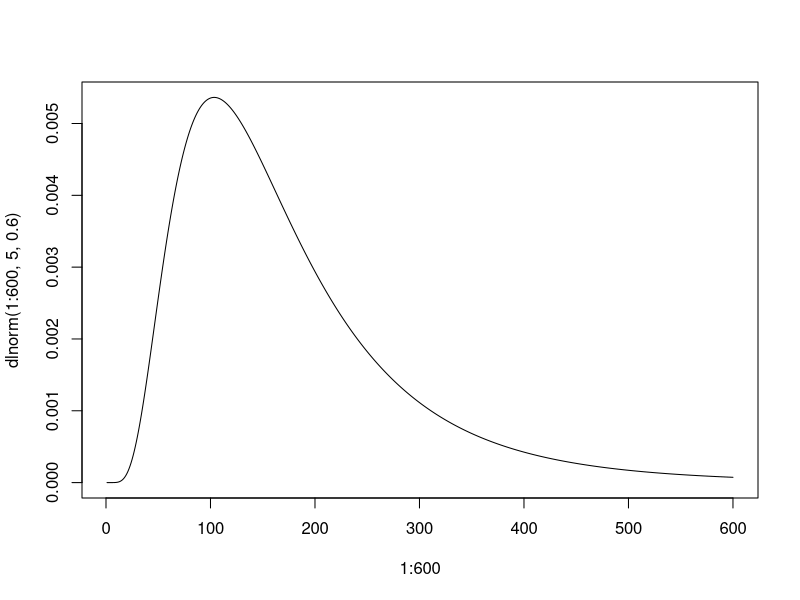

This chart was generated by the following R code: (Note: this script raises an error after producing the figure.)
# NOTE: To-do --------------------
#  Current funnel plot looks preposterous. How do I fix it?
# One possibility: distribution is too restricted in range on n.
# 2nd possibility: publication should favor z>0 over z<0
# 3rd possibility: perhaps I'm going about this backwards by simulating
#   k studies to get some random number of published results.
#   Should I instead start with k published results?
# END: To-do ---------------------

library(metafor)
library(dplyr)
# Loss function for Simonsohn's p-curve
# borrowed in turn from Lakens blog post
# does this mean I have to do everything in d?
loss=function(t_obs,df_obs,d_est) {  
  ncp_est=sqrt((df_obs+2)/4)*d_est
  tc=qt(.975,df_obs)              
  power_est=1-pt(tc,df_obs,ncp_est)
  p_larger=pt(t_obs,df=df_obs,ncp=ncp_est)  
  ppr=(p_larger-(1-power_est))/power_est 	
  KSD=ks.test(ppr,punif)$statistic       	
  return(KSD)     
}

# Select true effect size (Fisher's z)
z = 0
# Select degree of heterogeneity
sd = 0
# Select number of tests
k = 300
# Select average sample size and negbinom dispersion parameter
  # Note meanlog param gives median sample size
plot(1:600, dlnorm(1:600, 5, .6), typ='l')
n_median = 80
n_sd = .6
# Select probability of null or negative result being censored
# This isn't so simple either:
  # I think sig results get published with small n, but
  # nonsig results only get published with larger n
  # Note that in lieu of some p-hacking mechanism, 
    # p_censor will have to be quite large to account for base rate!
  # Simplest to say that p_censor includes self-censorship of null analyses
    # e.g. p-hacking away analyses that didn't turn out.
p_censor = .99

# Begin data frame by generating study sizes
temp = data.frame("size" = rlnorm(k, meanlog = log(n_median), 
                                   sdlog = n_sd))
# (may wish to impose some absolute minimum on sample size)
# say no study with less than n = 18. not even Psych Science would allow.
temp$size[temp$size < 18] = 18
# Next, determine true latent effect sizes (random effects)
# Note that if sd == 0, all z_true == z (fixed effects)
temp$z_true = z + rnorm(k, 0, sd)
# Sampling precision is determined by study size
# Recall that this may be an approximation!
temp$se = 1/sqrt(temp$size-3)
# Get observed effect sizes as z_true + sampling error
temp$z_hat = rnorm(k, temp$z_true, temp$se)
# Make t-value
temp$t = temp$z_hat / temp$se
# Make p-value
temp$p = 2*pt(temp$t, 
              df = temp$size - 2,
              lower.tail = F)
# Censor or publish null results
temp$pubbed = rbinom(k, 1, 1-p_censor)
# Publish all positive results
temp$pubbed[temp$p < .05] = 1
# Transform to logical for rma()
temp$pubbed = as.logical(temp$pubbed)

# Conduct fixed-effects naive estimate on only pubbed tests
fe_naive = rma(yi = z_hat, 
               sei = se, 
               method = "FE", 
               data=temp, 
               subset = pubbed)
# Conduct random-effects naive estimate on only pubbed tests
re_naive = rma(yi = z_hat, 
               sei = se, 
               method = "REML",
               data = temp, 
               subset = pubbed)
# Apply trim&fill to each
fe_taf = trimfill(fe_naive)
re_taf = trimfill(re_naive)
# Apply PET-PEESE
PET = rma(yi = z_hat, 
          sei = se, 
          mods = ~se,
          method = "FE",
          data = temp,
          subset = pubbed)
PEESE = rma(yi = z_hat, 
            sei = se, 
            mods = ~I(se^2),
            method = "FE",
            data = temp,
            subset = pubbed)
# p-curve estimate

# Rosenthal's Fail-safe N, just for laughs
failsafe_n = fsn(yi = z_hat,
                 sei = se,
                 type = "Rosenthal",
                 data = temp,
                 subset = pubbed)

# R-Index? Would be interesting to put Uli to the test.
# Percentage of significant tests - median(observed power)
# Get observed powers via inspection of naive meta-analysis
# then calculate R-index
percent_sig = sum(temp$p < .05 & temp$pubbed == T) / sum(temp$pubbed == T) 
# R_index = percent_sig - median(temp$observed_power)

# Retrieve meta-analysis results
results = data.frame("z_true" = z,
                     "count_pub" = sum(temp$pubbed),
                     "percent_sig" = percent_sig,
                     "fe_naive" = fe_naive$b, 
                     "re_naive" = re_naive$b,
                     "fe_taf" = fe_taf$b,
                     "re_taf" = re_taf$b,
                     "PET" = PET$b[1,1],
                     "PEESE" = PEESE$b[1,1],
                     "PETPEESE" = ifelse(PET$pval[1] < .05, 
                                         PEESE$b[1,1],
                                         PET$b[1,1]),
                     "failsafe_n" = failsafe_n$fsnum)

# Checks to see if pub-bias model working as intended
rma(yi = z_hat, 
    sei = se, 
    method = "FE", 
    data=temp) %>% 
  funnel(main = "All tests", 
         pch = ifelse(temp$pubbed==T, 19, 1))
rma(yi = z_hat, 
    sei = se, 
    method = "FE", 
    data=temp, 
    subset = !pubbed) %>% 
  funnel(main = "Censored tests")
funnel(fe_naive, main = "Published tests")
table(temp$p<.05, temp$pubbed, dnn=c("significant", "pubbed"))
